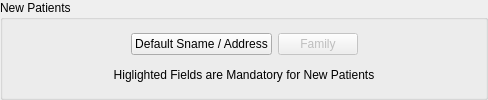
                       <widget class="QGroupBox" name="np_groupBox" >
                        <property name="sizePolicy" >
                         <sizepolicy vsizetype="Minimum" hsizetype="Preferred" >
                          <horstretch>0</horstretch>
                          <verstretch>0</verstretch>
                         </sizepolicy>
                        </property>
                        <property name="title" >
                         <string>New Patients</string>
                        </property>
                        <layout class="QGridLayout" name="gridLayout_17" >
                         <item row="0" column="0" >
                          <spacer name="horizontalSpacer_8" >
                           <property name="orientation" >
                            <enum>Qt::Horizontal</enum>
                           </property>
                           <property name="sizeHint" stdset="0" >
                            <size>
                             <width>111</width>
                             <height>26</height>
                            </size>
                           </property>
                          </spacer>
                         </item>
                         <item row="0" column="1" >
                          <widget class="QPushButton" name="defaultNP_pushButton" >
                           <property name="toolTip" >
                            <string>Use the Sname and Address details from the previous patient.</string>
                           </property>
                           <property name="text" >
                            <string>Default Sname / Address</string>
                           </property>
                          </widget>
                         </item>
                         <item row="0" column="2" >
                          <widget class="QPushButton" name="familyNewPatient_pushButton" >
                           <property name="enabled" >
                            <bool>false</bool>
                           </property>
                           <property name="toolTip" >
                            <string>Not implemented yet.</string>
                           </property>
                           <property name="text" >
                            <string>Family</string>
                           </property>
                          </widget>
                         </item>
                         <item row="0" column="3" >
                          <spacer name="horizontalSpacer_7" >
                           <property name="orientation" >
                            <enum>Qt::Horizontal</enum>
                           </property>
                           <property name="sizeHint" stdset="0" >
                            <size>
                             <width>110</width>
                             <height>26</height>
                            </size>
                           </property>
                          </spacer>
                         </item>
                         <item row="1" column="0" colspan="4" >
                          <widget class="QLabel" name="npEdit_label" >
                           <property name="text" >
                            <string>Higlighted Fields are Mandatory for New Patients</string>
                           </property>
                           <property name="alignment" >
                            <set>Qt::AlignCenter</set>
                           </property>
                          </widget>
                         </item>
                        </layout>
                       </widget>
